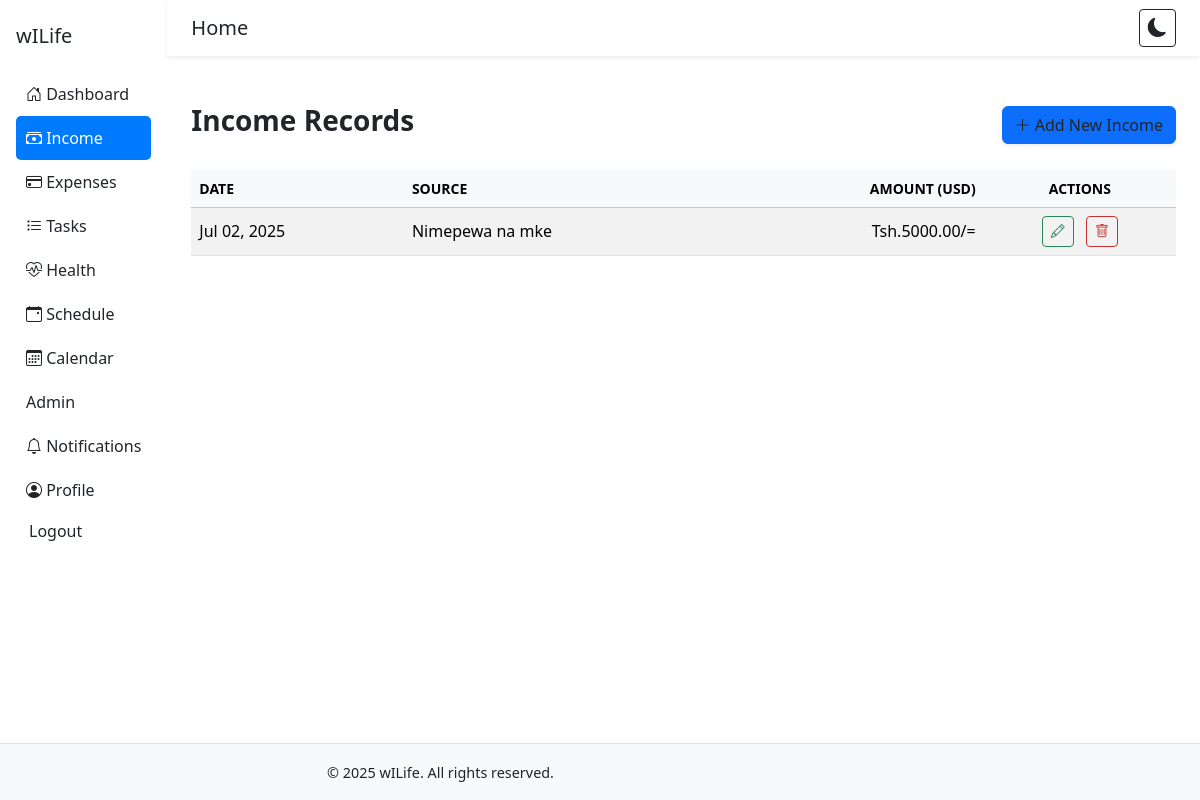
Screenshot of /income/ (signed in) with the database file from the repository.
### core/models.py (models this page shows, shortened)
class Income(models.Model):
    user = models.ForeignKey(User, on_delete=models.CASCADE, related_name='incomes')
    amount = models.DecimalField(max_digits=10, decimal_places=2)
    source = models.CharField(max_length=255)
    date = models.DateField()
    notes = models.TextField(blank=True, null=True)

### core/views.py (the view)
# urls.py: path('income/', views.income_list, name='income_list'),
@login_required
def income_list(request):
    incomes = Income.objects.filter(user=request.user).order_by('-date')
    return render(request, 'income_list.html', {'incomes': incomes})

### core/context_processors.py (called while the page is built)
def current_year(request):
    return {'year': datetime.now().year}

### core/templates/income_list.html (shortened to what this page needs)
{% extends 'base.html' %}
{% block content %}
<div class="container py-4">
  <div class="d-flex justify-content-between align-items-center mb-4">
    <h1 class="h3 fw-bold">Income Records</h1>
    <a href="{% url 'income_create' %}" class="btn btn-primary shadow-sm">
      <i class="bi bi-plus-lg"></i> Add New Income
    </a>
  </div>
  {% if incomes %}
  <div class="table-responsive">
    <table class="table table-striped table-hover align-middle">
      <thead class="table-light text-uppercase small">
        <tr>
          <th>Date</th>
          <th>Source</th>
          <th class="text-end">Amount (USD)</th>
          <th class="text-center">Actions</th>
        </tr>
      </thead>
      <tbody>
        {% for income in incomes %}
        <tr>
          <td>{{ income.date|date:"M d, Y" }}</td>
          <td>{{ income.source }}</td>
          <td class="text-end">Tsh.{{ income.amount|floatformat:2 }}/=</td>
          <td class="text-center">
            <a href="{% url 'income_update' income.id %}" class="btn btn-sm btn-outline-secondary me-2" title="Edit">
              <i class="bi bi-pencil"></i>
            </a>
            <a href="{% url 'income_delete' income.id %}" class="btn btn-sm btn-outline-danger" title="Delete" onclick="return confirm('Are you sure you want to delete this income?');">
              <i class="bi bi-trash"></i>
            </a>
          </td>
        </tr>
        {% endfor %}
      </tbody>
    </table>
  </div>
  {% else %}
  <div class="alert alert-info">
    No income records found. <a href="{% url 'income_create' %}" class="alert-link">Add your first income</a>.
  </div>
  {% endif %}
</div>
{% endblock %}

### core/templates/base.html (style rules this page uses)
body, .sidebar, .navbar, .container-fluid, .main-content { background-color: white !important; color: #212529 !important; }
.sidebar a, .navbar a, .btn, .navbar-brand { color: inherit; }

### core/templates/income_list.html (style rules this page uses)
.btn-outline-secondary { color: #2f855a; border-color: #2f855a; font-weight: 600; transition: background-color 0.2s ease, color 0.2s ease; }
.btn-outline-danger { color: #c53030; border-color: #c53030; font-weight: 600; transition: background-color 0.2s ease, color 0.2s ease; }

### rows the page displays
Income: date "Jul 02, 2025", source "Nimepewa na mke", amount "5000.00"
